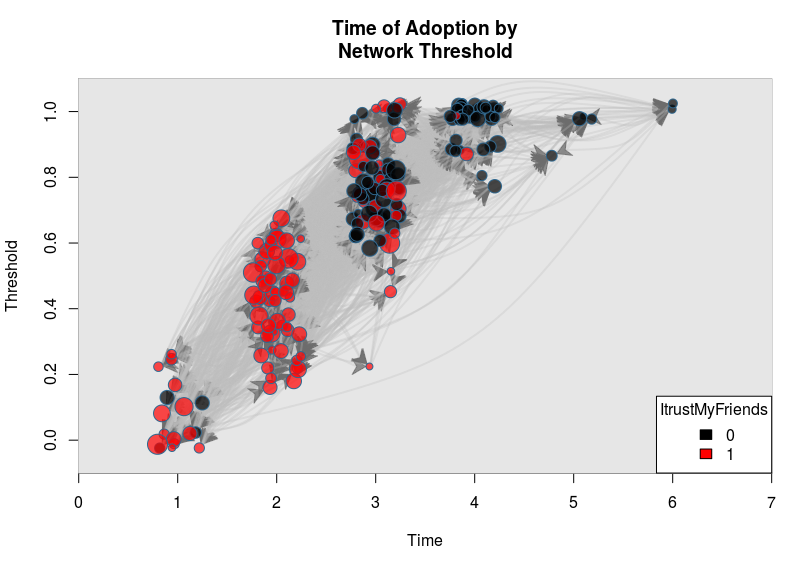

Here is the R script that generated this plot:
# What they should see
load("intro.rda")
library(netdiffuseR)

plot_threshold(
  diffnet,
  vertex.col = adjustcolor(diffnet[["ItrustMyFriends"]] + 1, .7),
  edge.col   = adjustcolor("gray", .3))
legend(
  "bottomright",
  legend = c(0, 1),
  fill = c(1, 2),
  title = "ItrustMyFriends"
)
